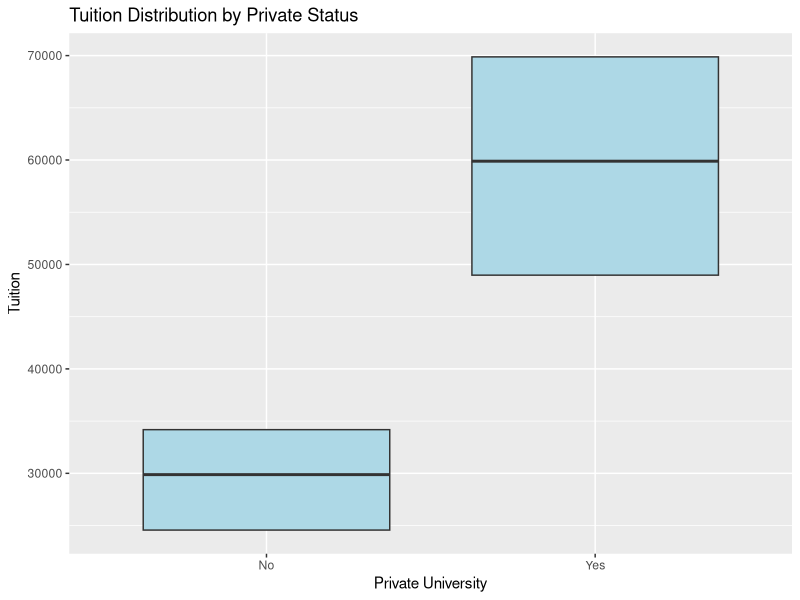
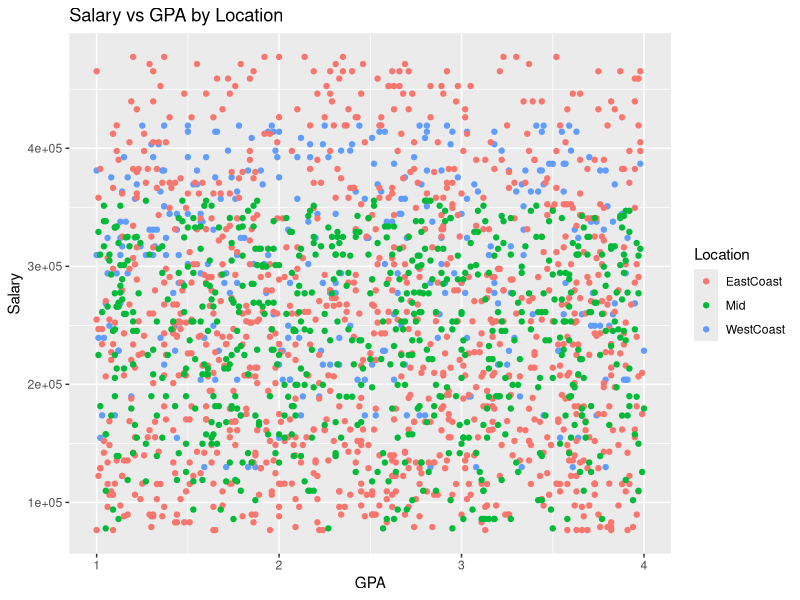
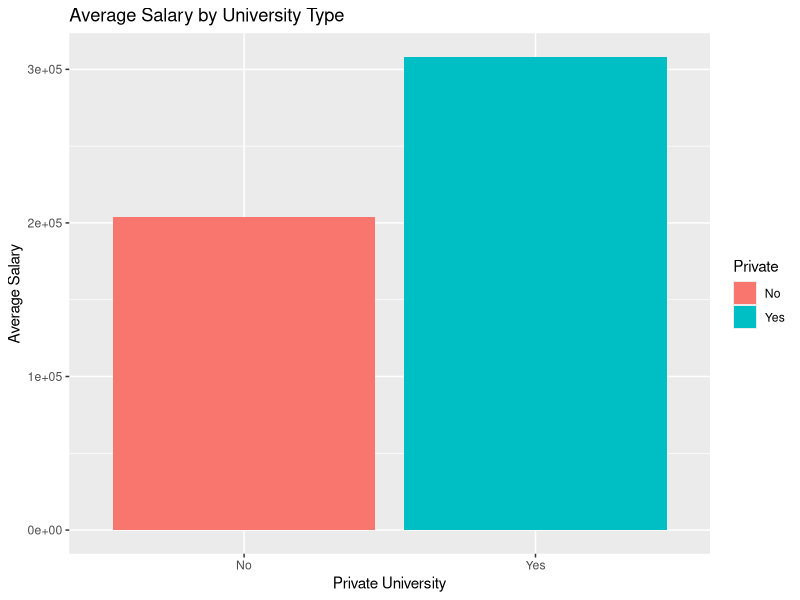
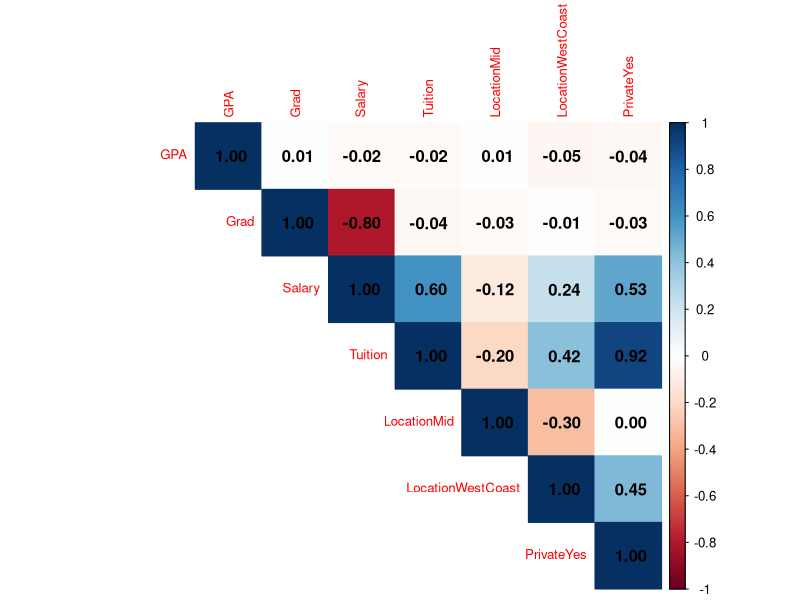
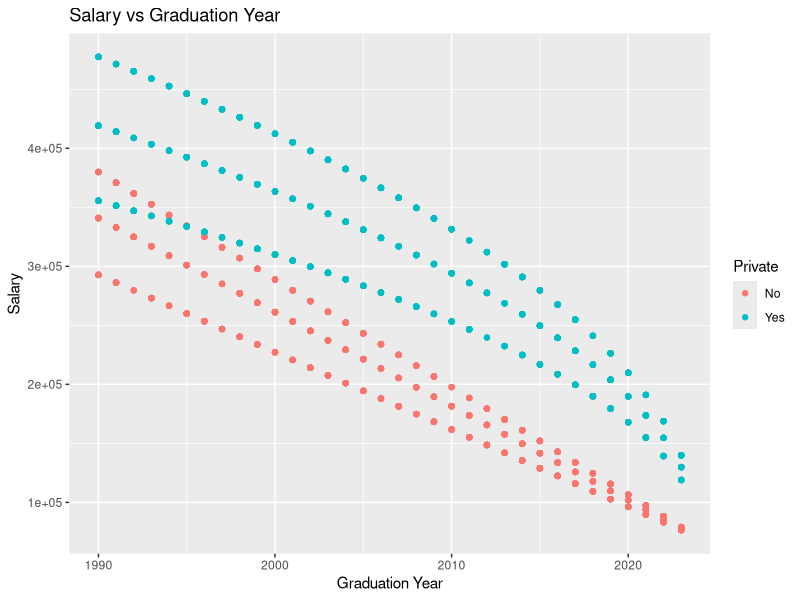
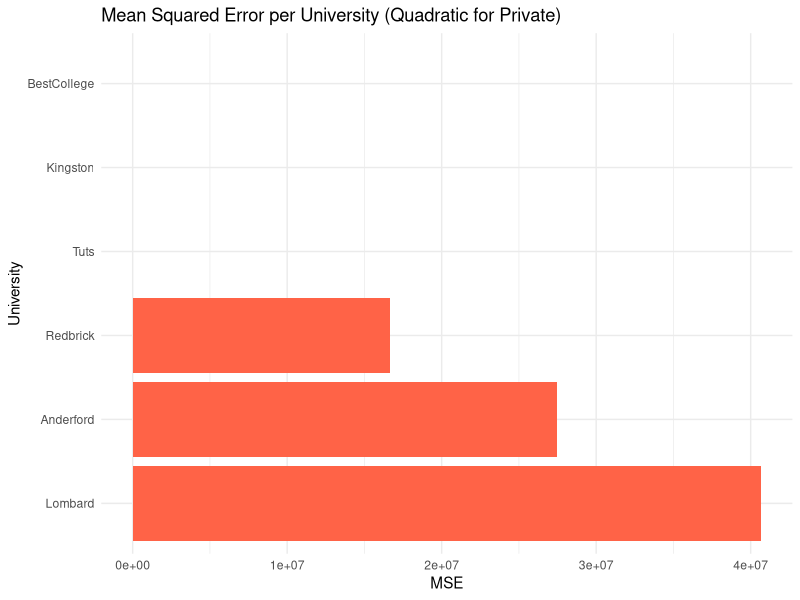
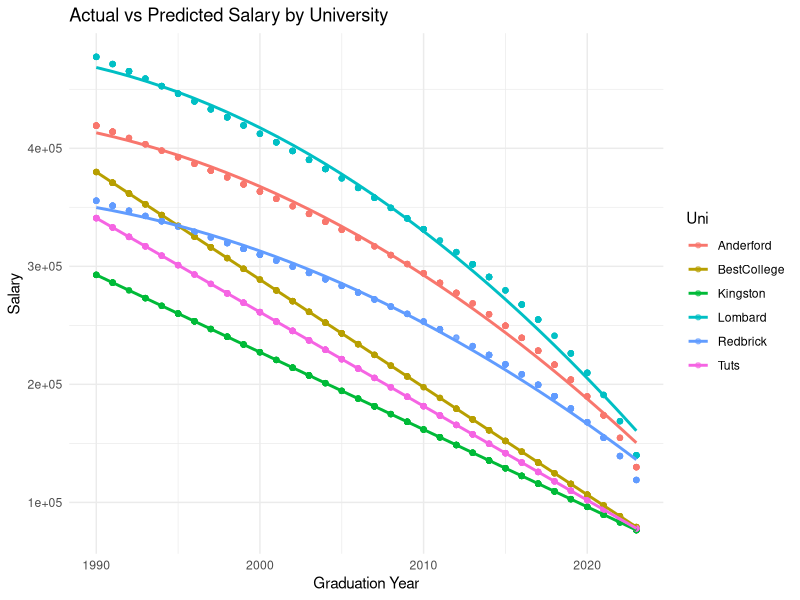
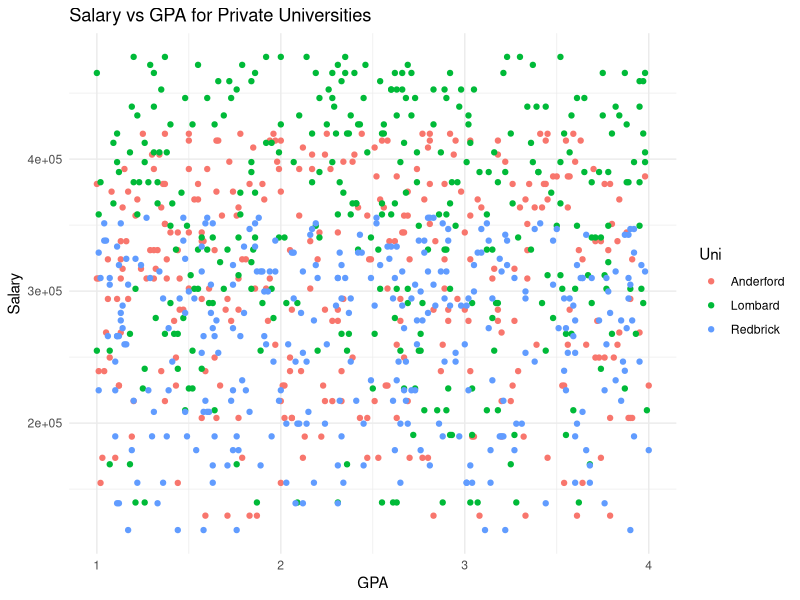

Here is the R script that generated these plots, in order:
# Load libraries
library(ggplot2)
library(dplyr)
library(corrplot)
library(purrr)

# --- Load and merge datasets ---
train <- read.csv('Vapnik25STrain.csv')
test  <- read.csv('Vapnik25STestStudents.csv')
uniData <- read.csv('UniversityData.csv')
train <- merge(train, uniData, by = "Uni")
test  <- merge(test, uniData, by = "Uni")

# --- Visualization 1: Tuition Distribution by Private Status ---
ggplot(train, aes(x = Private, y = Tuition)) +
  geom_boxplot(fill = "lightblue") +
  labs(title = "Tuition Distribution by Private Status", x = "Private University", y = "Tuition")

# --- Visualization 2: Salary vs GPA by Location ---
ggplot(train, aes(x = GPA, y = Salary, color = Location)) +
  geom_point() +
  labs(title = "Salary vs GPA by Location", x = "GPA", y = "Salary")

# --- Visualization 3: Average Salary by University Type ---
train %>%
  group_by(Private) %>%
  summarise(AverageSalary = mean(Salary)) %>%
  ggplot(aes(x = Private, y = AverageSalary, fill = Private)) +
  geom_bar(stat = "identity") +
  labs(title = "Average Salary by University Type", x = "Private University", y = "Average Salary")

# --- Visualization 4: Correlation Heatmap ---
encoded_data <- model.matrix(~ Location + Private, data = train)[, -1]
numeric_data <- cbind(train %>% select(GPA, Grad, Salary, Tuition), encoded_data)
cor_matrix <- cor(numeric_data)
corrplot(cor_matrix, method = "color", type = "upper", addCoef.col = "black", tl.cex = 0.8)

# --- Visualization 5: Salary vs Graduation Year by Private Status ---
ggplot(train, aes(x = Grad, y = Salary, color = Private)) +
  geom_point() +
  labs(title = "Salary vs Graduation Year", x = "Graduation Year", y = "Salary")

# --- Predict salaries using linear for public, quadratic for private ---
predictions <- train %>%
  group_split(Uni) %>%
  map_dfr(function(df) {
    if (unique(df$Private) == "Yes") {
      model <- lm(Salary ~ Grad + I(Grad^2), data = df)
    } else {
      model <- lm(Salary ~ Grad, data = df)
    }
    df$predicted <- predict(model, newdata = df)
    return(df)
  })

# Update train with predictions
train <- predictions

# --- Compute MSE per university ---
mse_per_uni <- train %>%
  group_by(Uni) %>%
  summarise(MSE = mean((Salary - predicted)^2))

# --- Visualization 6: MSE Bar Chart ---
ggplot(mse_per_uni, aes(x = reorder(Uni, -MSE), y = MSE)) +
  geom_bar(stat = "identity", fill = "tomato") +
  coord_flip() +
  labs(title = "Mean Squared Error per University (Quadratic for Private)", x = "University", y = "MSE") +
  theme_minimal()

# --- Visualization 7: Actual vs Predicted by University ---
ggplot(train, aes(x = Grad, y = Salary, color = Uni)) +
  geom_point(alpha = 0.6) +
  geom_line(aes(y = predicted), size = 1) +
  labs(title = "Actual vs Predicted Salary by University", x = "Graduation Year", y = "Salary") +
  theme_minimal()

# --- Visualization 8: Salary vs GPA for Private Universities Only ---
ggplot(train %>% filter(Private == "Yes"), aes(x = GPA, y = Salary, color = Uni)) +
  geom_point() +
  labs(title = "Salary vs GPA for Private Universities", x = "GPA", y = "Salary") +
  theme_minimal()

# --- Student-level error table for Private Universities ---
private_errors <- train %>%
  filter(Private == "Yes") %>%
  mutate(
    Error = Salary - predicted,
    SquaredError = Error^2
  ) %>%
  arrange(desc(SquaredError)) %>%
  select(Uni, GPA, Grad, Salary, Predicted = predicted, Error, SquaredError)
print(private_errors)

# --- Interpolation for Private Universities (connect-the-dots) ---
private_interp <- train %>%
  filter(Private == "Yes") %>%
  group_split(Uni) %>%
  purrr::map_dfr(function(df) {
    df <- df[order(df$Grad), ]
    interp_fun <- approxfun(df$Grad, df$Salary, method = "linear", rule = 2)
    df$pred_interp <- interp_fun(df$Grad)
    return(df)
  })

# --- Compute MSE per private university using interpolation ---
private_mse_interp <- private_interp %>%
  group_by(Uni) %>%
  summarise(MSE_interp = mean((Salary - pred_interp)^2)) %>%
  arrange(desc(MSE_interp))
print(private_mse_interp)

# --- Visualization: MSE per Private University (Interpolation) ---
ggplot(private_mse_interp, aes(x = reorder(Uni, MSE_interp), y = MSE_interp)) +
  geom_col(fill = "darkgreen") +
  coord_flip() +
  labs(
    title = "Private Universities: MSE of Linear Interpolation Model",
    x = "University",
    y = "Mean Squared Error"
  ) +
  theme_minimal()

# === FINAL BLOCK: Predict on Test Set and Write Submission ===

# --- Apply the same model to the test set and predict salaries for ALL students ---
test_predictions <- test %>%
  group_split(Uni) %>%
  map_dfr(function(df) {
    train_uni <- train %>% filter(Uni == unique(df$Uni))
    
    # Fallback if university not in training set
    if (nrow(train_uni) == 0) {
      fallback_model <- lm(Salary ~ Grad, data = train)
      df$Predicted <- predict(fallback_model, newdata = df)
      return(df)
    }
    
    # Apply private or public model
    if (unique(df$Private) == "Yes") {
      model <- lm(Salary ~ Grad + I(Grad^2), data = train_uni)
    } else {
      model <- lm(Salary ~ Grad, data = train_uni)
    }
    
    df$Predicted <- predict(model, newdata = df)
    return(df)
  })

# --- Write predictions to submission.csv ---
submission <- test_predictions %>%
  select(ID, Predicted)

write.csv(submission, "submission.csv", row.names = FALSE)
